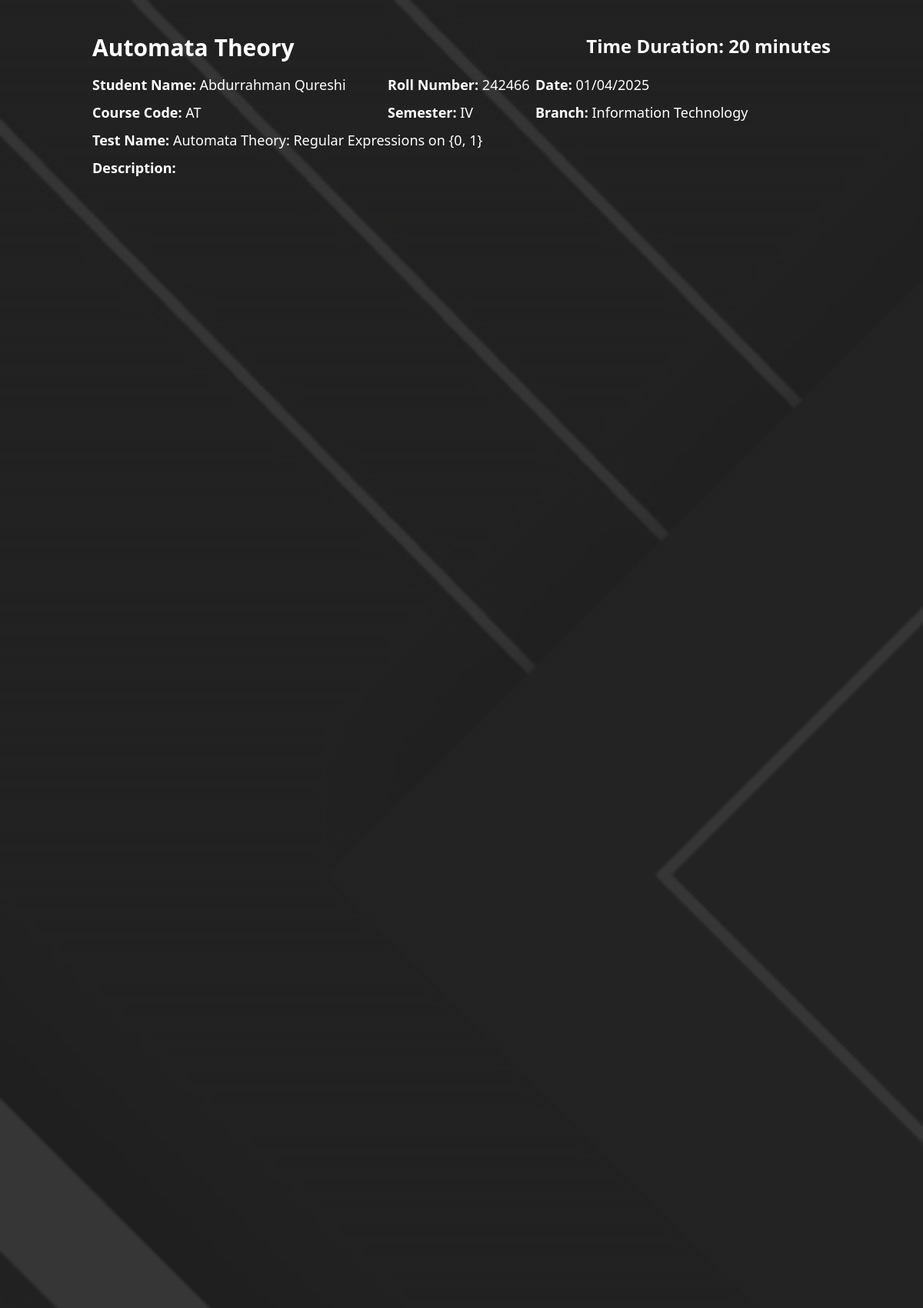
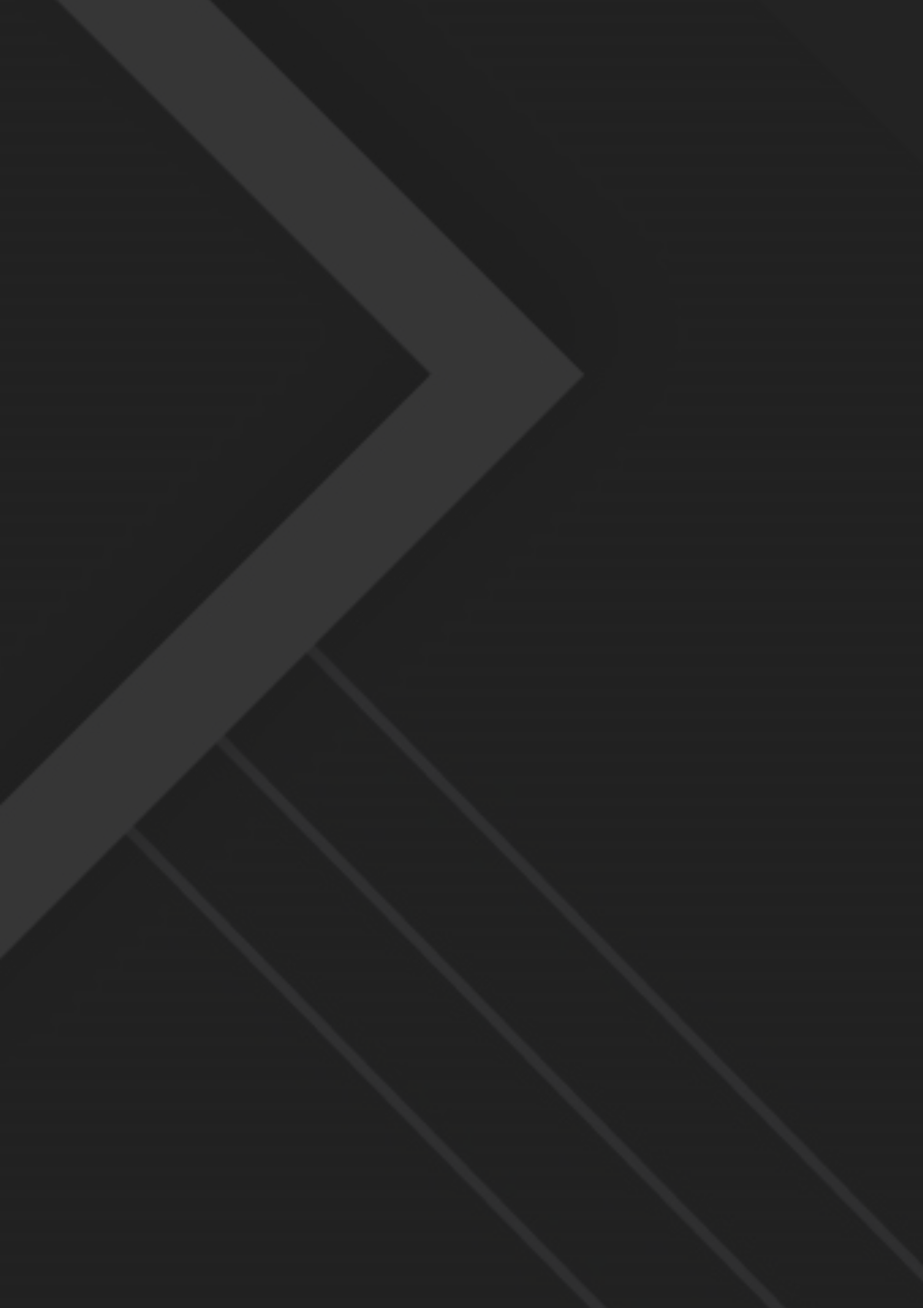
The page /tests/start-test/a65735ddcfea4930804bb7e097cb0d0e (signed in, upper part) on the database its author committed (2 pictures, top to bottom).
### tables this page shows
CREATE TABLE tests (
    test_id TEXT,
    test_name TEXT,
    test_description TEXT,
    course_name TEXT,
    course_code TEXT,
    course_semester TEXT,
    course_branch TEXT,
    questions TEXT,  -- Storing questions as JSON string
    created_at TEXT
, `test_duration` INTEGER);

### app.py (the view, shortened to what this page needs)
@app.route('/tests/start-test/<test_id>', methods=["GET", "POST"])
def start_test(test_id):
    cursor.execute("SELECT * FROM tests WHERE test_id = ?", (test_id,))
    test = cursor.fetchone()
    if not test:
        flash("Test not found!", "error")
        return redirect(url_for("lectures"))
    questions = json.loads(test[7])
    return render_template('/tests/start-test.html', test=test, questions=questions)

### templates/tests/start-test.html (shortened to what this page needs)
{% extends 'layouts/test_layout.html' %}  {% block content %}
<div class="intersecting_invisible container text-white">
    <div
        class="intersecting_invisible w-full flex justify-center items-center py-10 flex-col gap-8"
    >
        <div class="intersecting_invisible w-full max-w-5xl">
            <div class="intersecting_invisible mb-6 rounded-lg">
                <div class="flex justify-between">
                    <h2 class="intersecting_invisible text-3xl font-bold mb-4">
                        {{ test[3] }}
                    </h2>
                    <h2 class="intersecting_invisible text-2xl font-bold mb-4">
                        Time Duration: {{ test[9] }} minutes
                    </h2>
                </div>
                <div class="grid grid-cols-5 justify-between">
                    <p class="intersecting_invisible col-span-2 text-lg mb-2">
                        <strong>Student Name:</strong> {{
                        session["student_name"] }}
                    </p>
                    <p class="intersecting_invisible text-lg mb-2">
                        <strong>Roll Number:</strong> {{
                        session["student_roll_no"] }}
                    </p>
                    <p class="intersecting_invisible col-span-2 text-lg mb-2">
                        <strong>Date:</strong>
                        <span id="currentDate"></span>
                    </p>
                </div>
                <div class="grid grid-cols-5 justify-between">
                    <p class="intersecting_invisible col-span-2 text-lg mb-2">
                        <strong>Course Code:</strong> {{ test[4] }}
                    </p>
                    <p class="intersecting_invisible text-lg mb-2">
                        <strong>Semester:</strong> {{ test[5][-2:] }}
                    </p>
                    <p class="intersecting_invisible col-span-2 text-lg mb-2">
                        <strong>Branch:</strong> {{ test[6] }}
                    </p>
                </div>
                <p class="intersecting_invisible text-lg mb-2">
                    <strong>Test Name:</strong> {{ test[1] }}
                </p>
                <p class="intersecting_invisible text-lg">
                    <strong>Description:</strong> {{ test[10] }}
                </p>
            </div>
        </div>
    </div>
</div>
{% endblock %}

### static/styles.css (style rules this page uses)
:root { --primary: #2b74a8; --secondary: #222222; --tertiary: #383838; }
body { background-color: #222222; }
.intersecting_invisible { z-index: 2; opacity: 0; scale: 0.96; transition: 0.35s all ease; }
.intersecting_visible { z-index: 2; scale: 1; opacity: 1; }

### rows shown on the page
tests: course_name "Automata Theory", test_duration "20", course_code "AT", course_semester "IV", course_branch "Information Technology", test_name "Automata Theory: Regular Expressions on {0, 1}"

### other values the page prints
{{ session["student_name"] }} "Abdurrahman Qureshi"
{{ session["student_roll_no"] }} "242466"
